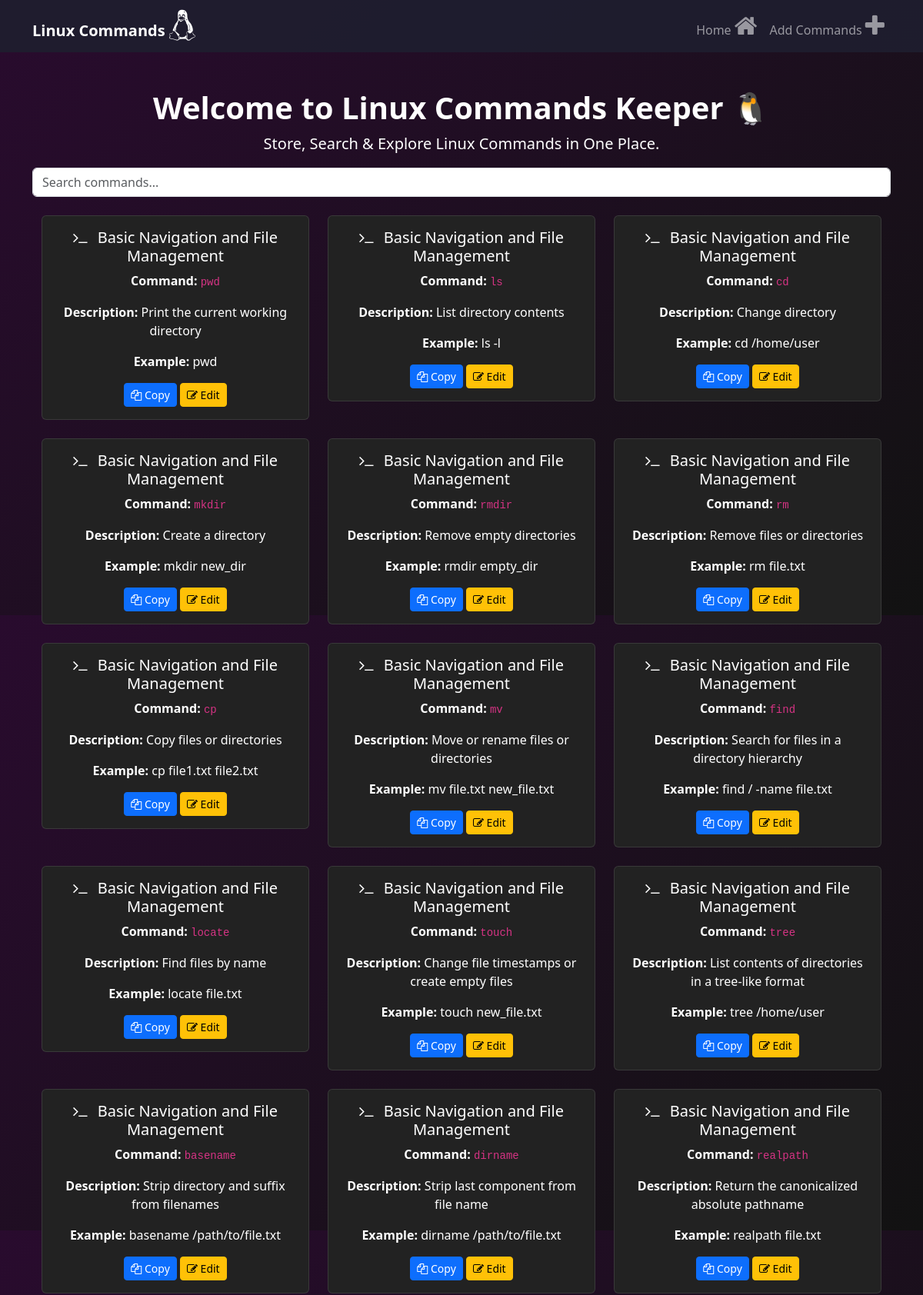
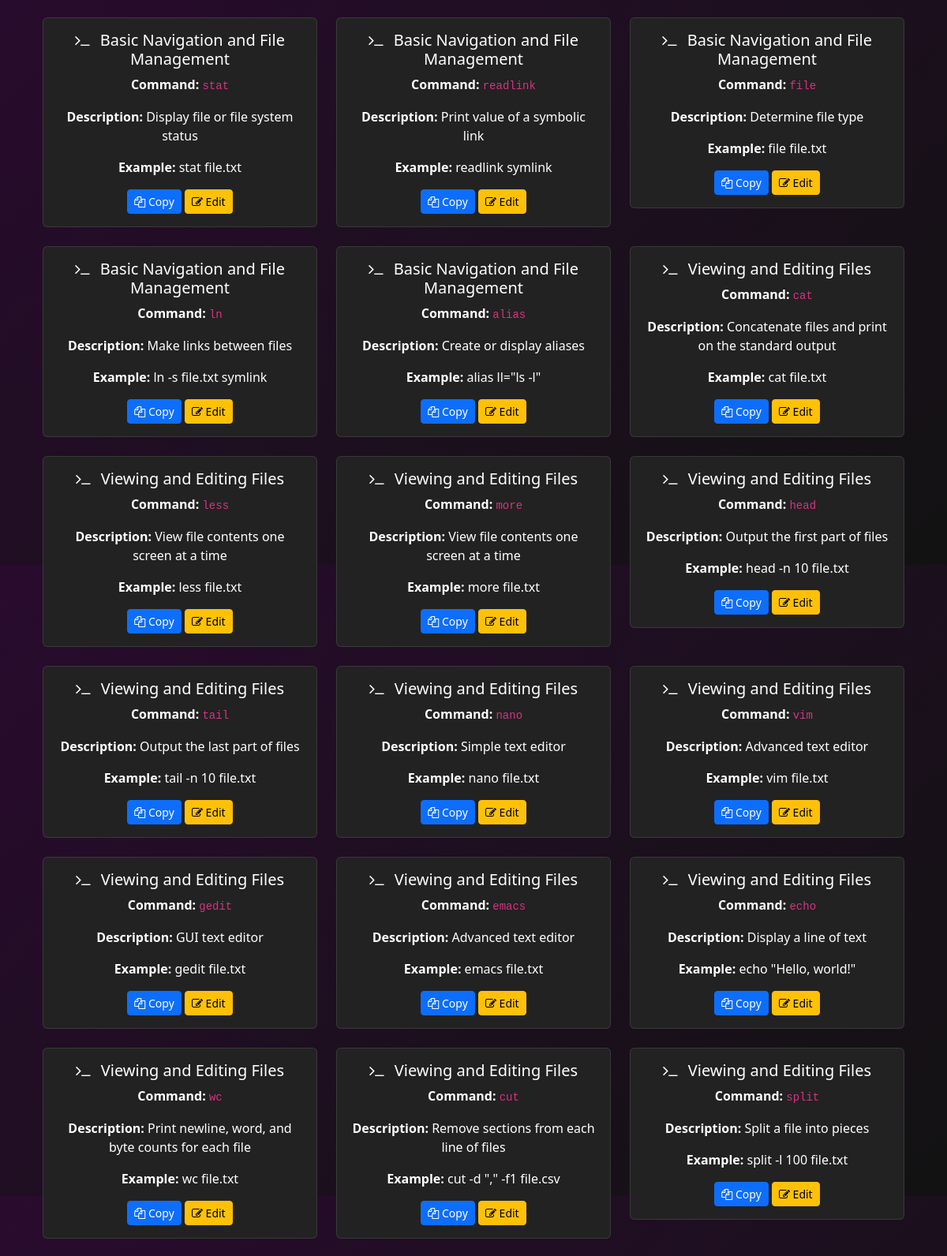
The page / (upper part) on the database its author committed (2 pictures, top to bottom).
### tables this page shows
CREATE TABLE `linux_commands` (
  `id` int(11) NOT NULL,
  `command` text NOT NULL,
  `description` text NOT NULL,
  `category` varchar(255) NOT NULL,
  `example` text DEFAULT NULL,
  `created_at` timestamp NOT NULL DEFAULT current_timestamp()
);

### index.php (the view, shortened to what this page needs)
<?php
include_once("config.php");
try {
    $sql = "SELECT * FROM linux_commands";
    $stmt = $pdo->query($sql);
    $commands = $stmt->fetchAll(PDO::FETCH_ASSOC);
} catch (PDOException $e) {
    die("Database query failed: " . $e->getMessage());
}
?>
<!DOCTYPE html>
<html lang="en">
<head>
    <link rel="stylesheet" href="assets/bootstrap-5.3.3/dist/css/bootstrap.min.css">
    <link rel="stylesheet" href="assets/font-awesome/css/font-awesome.min.css">
</head>
<body>
    <nav class="navbar navbar-expand-lg navbar-dark">
        <div class="container">
            <a class="navbar-brand fw-bold" href="#">Linux Commands <i class="fa fa-2x fa-linux" aria-hidden="true"></i></a>
            <div class="collapse navbar-collapse" id="navbarNav">
                <ul class="navbar-nav ms-auto">
                    <li class="nav-item"><a class="nav-link" href="index.php">Home <i class="fa fa-2x fa-home" aria-hidden="true"></i></a></li>
                    <li class="nav-item"><a class="nav-link" href="add_commands.php">Add Commands <i class="fa fa-2x fa-plus" aria-hidden="true"></i></a></li>
                </ul>
            </div>
        </div>
    </nav>
    <div class="container text-center mt-5">
        <h1 class="fw-bold">Welcome to Linux Commands Keeper 🐧</h1>
        <p class="lead">Store, Search & Explore Linux Commands in One Place.</p>
        <input type="text" id="search-box" class="form-control" placeholder="Search commands...">
        <div class="container mt-4">
        <div class="row" id="commands-container">
            <?php foreach ($commands as $command): ?>
                <div class="col-md-4 mb-4 command-card" data-category="<?= htmlspecialchars($command['category']) ?>">
                    <div class="card">
                        <div class="card-body">
                            <h5 class="card-title"><i class="fa fa-terminal me-2"></i> <?= htmlspecialchars($command['category']) ?></h5>
                            <p><strong>Command:</strong> <code><?= htmlspecialchars($command['command']) ?></code></p>
                            <p><strong>Description:</strong> <?= htmlspecialchars($command['description']) ?></p>
                            <p><strong>Example:</strong> <?= htmlspecialchars($command['example']) ?></p>
                            <button class="btn btn-primary btn-sm copy-btn" title="Copy to Clipboard" data-command="<?= htmlspecialchars($command['command']) ?>">
                                <i class="fa fa-copy"></i> Copy
                            </button>
                            <button class="btn btn-warning btn-sm edit-btn" data-id="<?= $command['id'] ?>" data-command="<?= htmlspecialchars($command['command']) ?>" data-description="<?= htmlspecialchars($command['description']) ?>" data-category="<?= htmlspecialchars($command['category']) ?>">
                                <i class="fa fa-edit"></i> Edit
                            </button>
                        </div>
                    </div>
                </div>
            <?php endforeach; ?>
        </div>
    </div>
    </div>
</body>
</body>
</html>

### index.php (style rules this page uses)
body { background: linear-gradient(135deg, #290B2EFF, #121212); color: white; min-height: 100vh; display: flex; flex-direction: column; }
.navbar { background: rgba(30, 30, 47, 0.9) !important; }
.card { background-color: #222; color: white; border: 1px solid rgba(255, 255, 255, 0.1); }

### rows shown on the page
linux_commands: category "Basic Navigation and File Management", command "pwd", description "Print the current working directory", example "pwd"
linux_commands: category "Basic Navigation and File Management", command "ls", description "List directory contents", example "ls -l"
linux_commands: category "Basic Navigation and File Management", command "cd", description "Change directory", example "cd /home/user"
linux_commands: category "Basic Navigation and File Management", command "mkdir", description "Create a directory", example "mkdir new_dir"
linux_commands: category "Basic Navigation and File Management", command "rmdir", description "Remove empty directories", example "rmdir empty_dir"
linux_commands: category "Basic Navigation and File Management", command "rm", description "Remove files or directories", example "rm file.txt"
linux_commands: category "Basic Navigation and File Management", command "cp", description "Copy files or directories", example "cp file1.txt file2.txt"
linux_commands: category "Basic Navigation and File Management", command "mv", description "Move or rename files or directories", example "mv file.txt new_file.txt"
linux_commands: category "Basic Navigation and File Management", command "find", description "Search for files in a directory hierarchy", example "find / -name file.txt"
linux_commands: category "Basic Navigation and File Management", command "locate", description "Find files by name", example "locate file.txt"
linux_commands: category "Basic Navigation and File Management", command "touch", description "Change file timestamps or create empty files", example "touch new_file.txt"
linux_commands: category "Basic Navigation and File Management", command "tree", description "List contents of directories in a tree-like format", example "tree /home/user"
linux_commands: category "Basic Navigation and File Management", command "basename", description "Strip directory and suffix from filenames", example "basename /path/to/file.txt"
linux_commands: category "Basic Navigation and File Management", command "dirname", description "Strip last component from file name", example "dirname /path/to/file.txt"
linux_commands: category "Basic Navigation and File Management", command "realpath", description "Return the canonicalized absolute pathname", example "realpath file.txt"
linux_commands: category "Basic Navigation and File Management", command "stat", description "Display file or file system status", example "stat file.txt"
linux_commands: category "Basic Navigation and File Management", command "readlink", description "Print value of a symbolic link", example "readlink symlink"
linux_commands: category "Basic Navigation and File Management", command "file", description "Determine file type", example "file file.txt"
linux_commands: category "Basic Navigation and File Management", command "ln", description "Make links between files", example "ln -s file.txt symlink"
linux_commands: category "Basic Navigation and File Management", command "alias", description "Create or display aliases", example "alias ll=\"ls -l\""
linux_commands: category "Viewing and Editing Files", command "cat", description "Concatenate files and print on the standard output", example "cat file.txt"
linux_commands: category "Viewing and Editing Files", command "less", description "View file contents one screen at a time", example "less file.txt"
linux_commands: category "Viewing and Editing Files", command "more", description "View file contents one screen at a time", example "more file.txt"
linux_commands: category "Viewing and Editing Files", command "head", description "Output the first part of files", example "head -n 10 file.txt"
linux_commands: category "Viewing and Editing Files", command "tail", description "Output the last part of files", example "tail -n 10 file.txt"
linux_commands: category "Viewing and Editing Files", command "nano", description "Simple text editor", example "nano file.txt"
linux_commands: category "Viewing and Editing Files", command "vim", description "Advanced text editor", example "vim file.txt"
linux_commands: category "Viewing and Editing Files", command "gedit", description "GUI text editor", example "gedit file.txt"
linux_commands: category "Viewing and Editing Files", command "emacs", description "Advanced text editor", example "emacs file.txt"
linux_commands: category "Viewing and Editing Files", command "echo", description "Display a line of text", example "echo \"Hello, world!\""
linux_commands: category "Viewing and Editing Files", command "wc", description "Print newline, word, and byte counts for each file", example "wc file.txt"
linux_commands: category "Viewing and Editing Files", command "cut", description "Remove sections from each line of files", example "cut -d \",\" -f1 file.csv"
linux_commands: category "Viewing and Editing Files", command "split", description "Split a file into pieces", example "split -l 100 file.txt"
